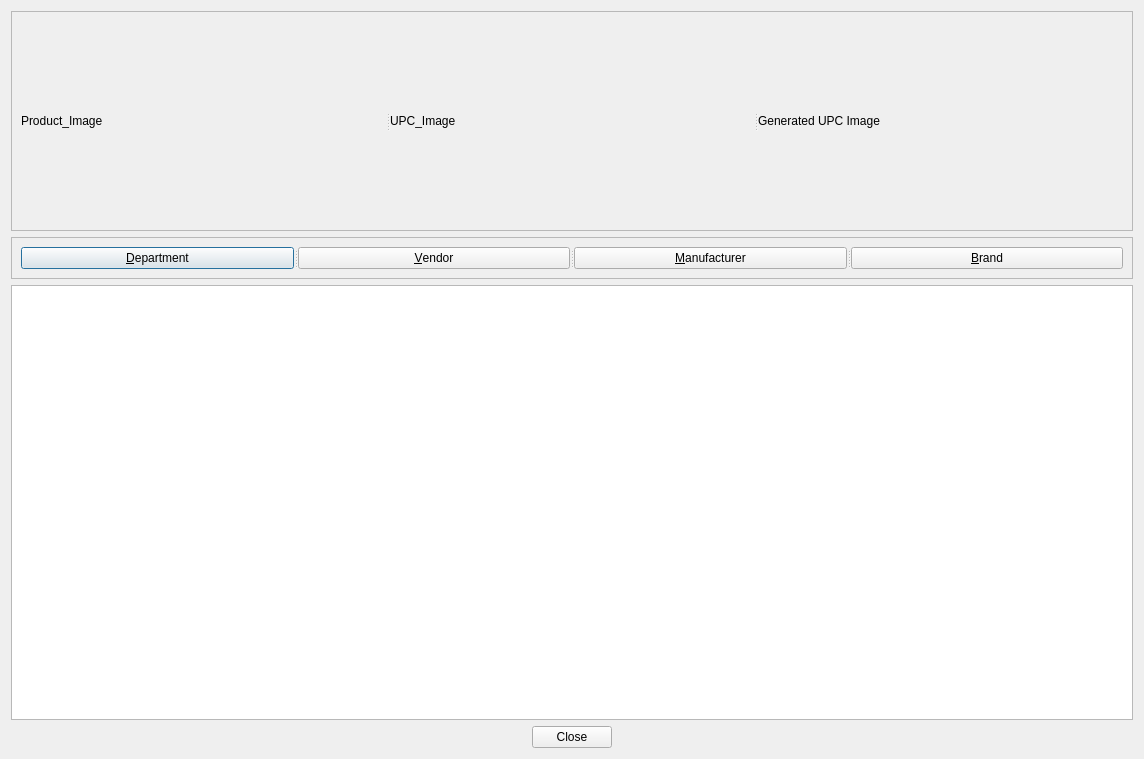
<?xml version="1.0" encoding="UTF-8"?>
<ui version="4.0">
 <class>Dialog</class>
 <widget class="QDialog" name="Dialog">
  <property name="geometry">
   <rect>
    <x>0</x>
    <y>0</y>
    <width>1144</width>
    <height>759</height>
   </rect>
  </property>
  <property name="windowTitle">
   <string>Dialog</string>
  </property>
  <layout class="QGridLayout" name="gridLayout">
   <item row="1" column="0">
    <widget class="QFrame" name="frame_2">
     <property name="frameShape">
      <enum>QFrame::StyledPanel</enum>
     </property>
     <property name="frameShadow">
      <enum>QFrame::Raised</enum>
     </property>
     <layout class="QGridLayout" name="gridLayout_3">
      <item row="0" column="0">
       <widget class="QSplitter" name="splitter_2">
        <property name="orientation">
         <enum>Qt::Horizontal</enum>
        </property>
        <widget class="QPushButton" name="departments">
         <property name="text">
          <string>&amp;Department</string>
         </property>
        </widget>
        <widget class="QPushButton" name="vendors">
         <property name="text">
          <string>&amp;Vendor</string>
         </property>
        </widget>
        <widget class="QPushButton" name="manufacturers">
         <property name="text">
          <string>&amp;Manufacturer</string>
         </property>
        </widget>
        <widget class="QPushButton" name="brands">
         <property name="text">
          <string>&amp;Brand</string>
         </property>
        </widget>
       </widget>
      </item>
     </layout>
    </widget>
   </item>
   <item row="5" column="0">
    <widget class="QDialogButtonBox" name="confirm">
     <property name="orientation">
      <enum>Qt::Horizontal</enum>
     </property>
     <property name="standardButtons">
      <set>QDialogButtonBox::Close</set>
     </property>
     <property name="centerButtons">
      <bool>true</bool>
     </property>
    </widget>
   </item>
   <item row="0" column="0">
    <widget class="QFrame" name="frame">
     <property name="frameShape">
      <enum>QFrame::StyledPanel</enum>
     </property>
     <property name="frameShadow">
      <enum>QFrame::Raised</enum>
     </property>
     <layout class="QGridLayout" name="gridLayout_2">
      <item row="0" column="0">
       <widget class="QSplitter" name="splitter">
        <property name="orientation">
         <enum>Qt::Horizontal</enum>
        </property>
        <widget class="QLabel" name="product_image">
         <property name="minimumSize">
          <size>
           <width>200</width>
           <height>200</height>
          </size>
         </property>
         <property name="maximumSize">
          <size>
           <width>400</width>
           <height>400</height>
          </size>
         </property>
         <property name="text">
          <string>Product_Image</string>
         </property>
         <property name="scaledContents">
          <bool>true</bool>
         </property>
        </widget>
        <widget class="QLabel" name="upc_image">
         <property name="minimumSize">
          <size>
           <width>200</width>
           <height>200</height>
          </size>
         </property>
         <property name="maximumSize">
          <size>
           <width>400</width>
           <height>400</height>
          </size>
         </property>
         <property name="text">
          <string>UPC_Image</string>
         </property>
         <property name="scaledContents">
          <bool>true</bool>
         </property>
        </widget>
        <widget class="QLabel" name="generated_upc">
         <property name="minimumSize">
          <size>
           <width>200</width>
           <height>200</height>
          </size>
         </property>
         <property name="maximumSize">
          <size>
           <width>400</width>
           <height>400</height>
          </size>
         </property>
         <property name="text">
          <string>Generated UPC Image</string>
         </property>
         <property name="scaledContents">
          <bool>true</bool>
         </property>
        </widget>
       </widget>
      </item>
     </layout>
    </widget>
   </item>
   <item row="4" column="0">
    <widget class="QTableView" name="dataView"/>
   </item>
  </layout>
 </widget>
 <resources/>
 <connections>
  <connection>
   <sender>confirm</sender>
   <signal>accepted()</signal>
   <receiver>Dialog</receiver>
   <slot>accept()</slot>
   <hints>
    <hint type="sourcelabel">
     <x>248</x>
     <y>254</y>
    </hint>
    <hint type="destinationlabel">
     <x>157</x>
     <y>274</y>
    </hint>
   </hints>
  </connection>
  <connection>
   <sender>confirm</sender>
   <signal>rejected()</signal>
   <receiver>Dialog</receiver>
   <slot>reject()</slot>
   <hints>
    <hint type="sourcelabel">
     <x>316</x>
     <y>260</y>
    </hint>
    <hint type="destinationlabel">
     <x>286</x>
     <y>274</y>
    </hint>
   </hints>
  </connection>
 </connections>
</ui>
